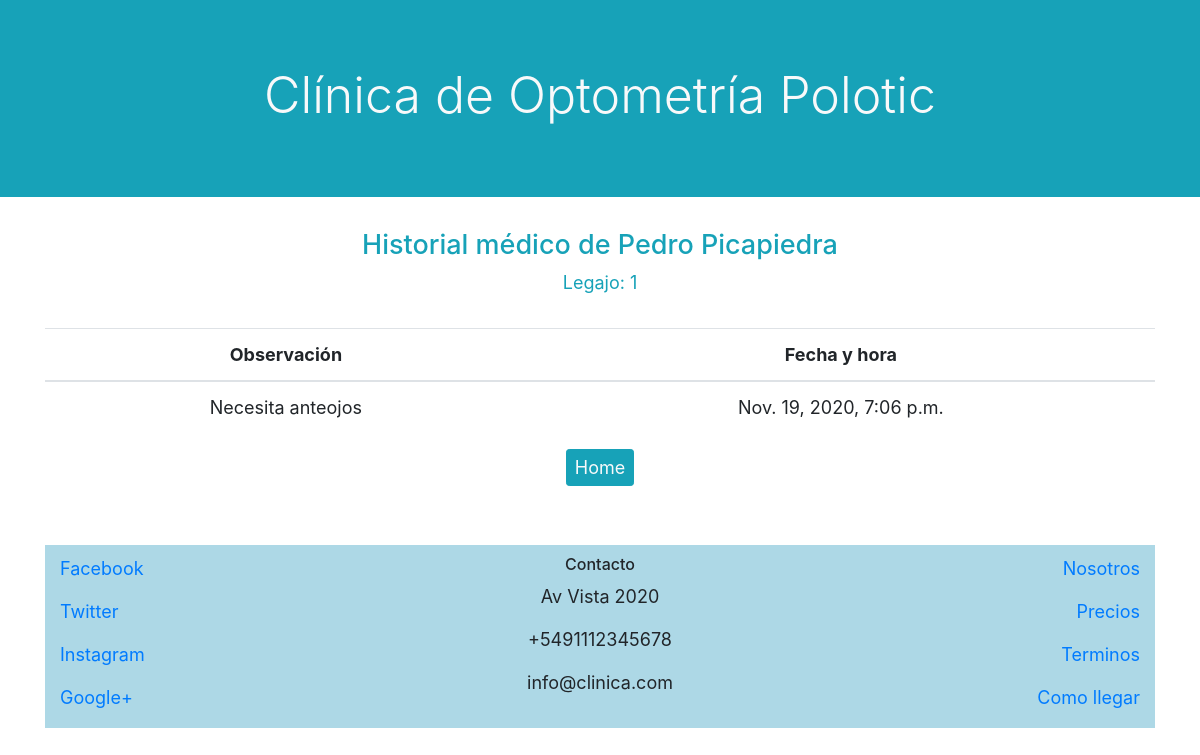
Page /1 on the earlier database version.
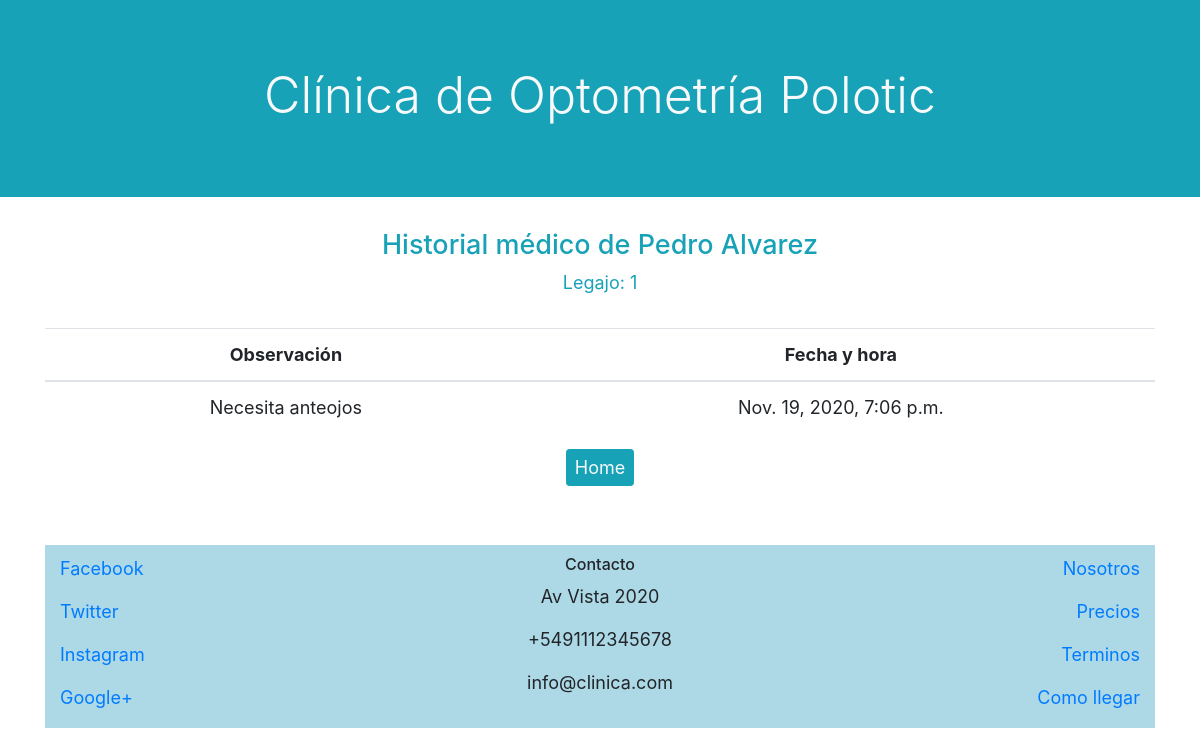
Same page on the later database version.
### clinica/models.py (models this page shows, shortened)
class Paciente(models.Model):
    nombre = models.CharField(max_length=64)
    apellido = models.CharField(max_length=64)
    medico = models.ForeignKey(Medico, on_delete=models.RESTRICT, related_name="medico_asignado")

### clinica/views.py (the view)
# urls.py: path("<int:paciente_id>", views.historial_medico, name = "historial_medico"),
def historial_medico(request, paciente_id):
    paciente = Paciente.objects.get(id=paciente_id)
    try:
        historial_medico = HistorialMedico.objects.filter(paciente=paciente_id)
    except HistorialMedico.DoesNotExist:
        raise Http404("No se encontryó paciente")
    return render(request,"clinica/historial_medico.html", {
        "historial_medico": historial_medico,
        "paciente": paciente
        })

### clinica/templates/clinica/historial_medico.html
{% extends "clinica/layout.html" %}
{% block body %}
<div class="container d-flex flex-column align-items-center">
<h4 class = "text-info text-center">Historial médico de {{paciente.nombre}} {{paciente.apellido}}</h4>
<p class = "text-info text-center pb-3">Legajo: {{paciente.id}}</p>
<div class="table-responsive">
  <table class="table" id ="tabla">
    <thead>
    <tr>
      <th class="text-center" scope="col">Observación</th>
      <th class="text-center" scope="col">Fecha y hora</th>
    </tr>
  </thead>
  <tbody>
{% for historia_medica in historial_medico %}
 <tr>
    <td class="text-center">{{historia_medica.observacion}}</td>  <td class="text-center"> {{historia_medica.fecha_y_hora}}</td>
 </tr>
{% endfor %}
</table>
<div class="d-flex align-items-center">
<a class="btn btn-info text-light btn-sm mb-3 mx-auto" href="{% url 'usuarios:index' %}">Home</a>
</div>
</div>
{% endblock %}

Differences in the rows shown:
changed Paciente "Pedro": apellido "Picapiedra" → "Alvarez"
